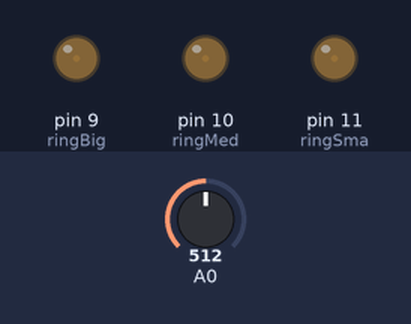
A sketch run on a simulated Arduino Uno, built with avr-gcc and run on an emulated ATmega328P. Parts: output pins drawn as LEDs (lit = HIGH). The inputs (shaded band) are chosen by the test bench; at power-on: A0 = 512. What the sketch prints to the serial monitor is not drawn.

Above: at 1.2 s.
1.3 s: A0 set to 105
2.8 s: A0 set to 95
Timing chart, 0 to 11.8 s (numbered marks = the images above; inputs shaded):
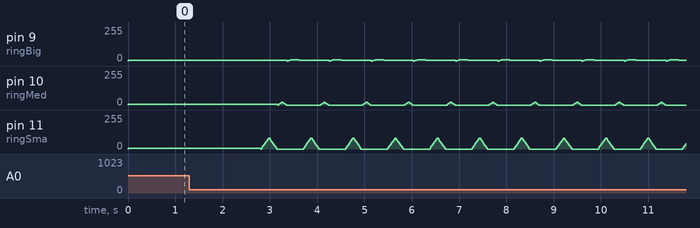

Measured:
- after the input at 1.3 s, every drawn part: stays the same

The sketch:

Ripple_Final.ino
```cpp
//Variables for pin numbers

int ringSma = 11;

int ringMed = 10;

int ringBig = 9;


void setup() {

  // put your setup code here, to run once:

  pinMode(0, INPUT);

  pinMode(ringSma, OUTPUT);

  pinMode(ringMed, OUTPUT);

  pinMode(ringBig, OUTPUT);

  Serial.begin(9600);


}


void loop() {

  // put your main code here, to run repeatedly

  Serial.println(analogRead(0)); //read values of analogue input


  //conditional statement that checks whether pressure pad senses anything

  if (analogRead(0) <= 100) {

    // Inner Ring

    for (int fadeVal = 0 ; fadeVal <= 80; fadeVal += 10)

    {

      analogWrite(ringSma, fadeVal);

      delay(20);

    }

    for (int fadeVal = 80 ; fadeVal >= 0; fadeVal -= 10) {

      analogWrite(ringSma, fadeVal);

      delay(20);

      //Mid Ring

    }

    for (int fadeVal = 0 ; fadeVal <= 20; fadeVal += 5)

    {

      analogWrite(ringMed, fadeVal);

      delay(20);

    }

    for (int fadeVal = 20 ; fadeVal >= 0; fadeVal -= 5) {

      analogWrite(ringMed, fadeVal);

      delay(20);

    }

    //Outer ring

    for (int fadeVal = 0 ; fadeVal <= 10; fadeVal += 2)

    {

      analogWrite(ringBig, fadeVal);

      delay(20);

    }

    for (int fadeVal = 10 ; fadeVal >= 5; fadeVal -= 2) { //brightness of lights decrease as it moves to the outer ring

     analogWrite(ringBig, fadeVal);
     delay(70);


    }

  } else {

    analogWrite(11, 5);// when  sensors detcct nothing, light stays at brightness 5

    analogWrite(10, 5);

    analogWrite(9, 5);


  }

}
```
